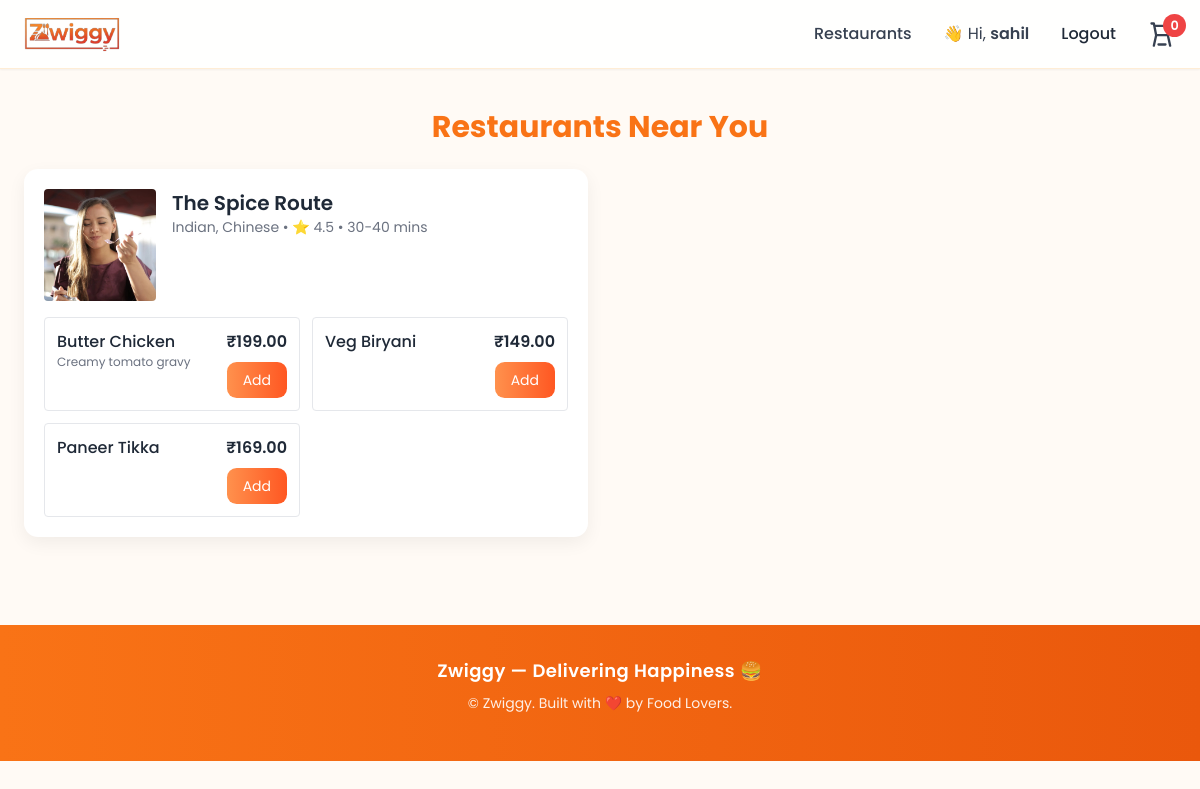
Page /restaurants/ (signed in) on the committed database.
### main/models.py (models this page shows, shortened)
class Restaurant(models.Model):
    name = models.CharField(max_length=150)
    cuisine = models.CharField(max_length=100, blank=True)
    rating = models.FloatField(default=4.0)
    delivery_time = models.CharField(max_length=30, default="30-40 mins")
    image = models.ImageField(upload_to='restaurants/', blank=True, null=True)

class MenuItem(models.Model):
    restaurant = models.ForeignKey(Restaurant, on_delete=models.CASCADE, related_name='menu_items')
    name = models.CharField(max_length=150)
    price = models.DecimalField(max_digits=8, decimal_places=2)
    description = models.TextField(blank=True)
    image = models.ImageField(upload_to='menu/', blank=True, null=True)

### main/views.py (the view)
# urls.py: path('restaurants/', views.restaurants, name='restaurants'),
def restaurants(request):
    restaurants = Restaurant.objects.prefetch_related('menu_items').all()
    cart_count = _get_cart_count(request)
    return render(request, 'main/restaurants.html', {
        'restaurants': restaurants,
        'cart_count': cart_count,
    })

### main/views.py (called while the page is built)
def _get_cart_count(request):
    if request.user.is_authenticated:
        return CartItem.objects.filter(user=request.user).aggregate(total=models.Sum('quantity'))['total'] or 0
    else:
        session_cart = request.session.get('cart', {})  # {item_id: qty}
        return sum(session_cart.values()) if session_cart else 0

### main/templates/main/restaurants.html (shortened to what this page needs)
{% extends 'main/base.html' %}
{% load static %}
{% block content %}
<h2 class="text-3xl font-bold text-orange-500 mb-6 text-center">Restaurants Near You</h2>
<div class="grid grid-cols-1 md:grid-cols-2 gap-6">
  {% for r in restaurants %}
  <div class="card bg-white p-5">
    <div class="flex gap-4">
      {% if r.image %}
        <img src="{{ r.image.url }}" class="w-28 h-28 object-cover rounded" alt="{{ r.name }}">
      {% else %}
        <img src="{% static 'main/images/placeholder.png' %}" class="w-28 h-28 object-cover rounded" alt="{{ r.name }}">
      {% endif %}
      <div>
        <h3 class="text-xl font-semibold">{{ r.name }}</h3>
        <p class="text-sm text-gray-500">{{ r.cuisine }} • ⭐ {{ r.rating }} • {{ r.delivery_time }}</p>
      </div>
    </div>
    {% if r.menu_items.all %}
      <div class="mt-4 grid grid-cols-1 sm:grid-cols-2 gap-3">
        {% for mi in r.menu_items.all %}
          <div class="p-3 rounded border">
            <div class="flex justify-between items-start">
              <div>
                <div class="font-medium">{{ mi.name }}</div>
                <div class="text-xs text-gray-500">{{ mi.description|truncatechars:60 }}</div>
              </div>
              <div class="text-right">
                <div class="font-semibold">₹{{ mi.price }}</div>
                <form action="{% url 'add_to_cart' mi.id %}" method="post" class="mt-2">
                  <button type="submit" class="text-sm btn-accent">Add</button>
                </form>
              </div>
            </div>
          </div>
        {% endfor %}
      </div>
    {% endif %}
  </div>
  {% empty %}
  <p class="text-gray-500">No restaurants yet</p>
  {% endfor %}
</div>
{% endblock %}

### main/templates/main/base.html (shortened to what this page needs)
{% load static %}
<!DOCTYPE html>
<html lang="en">
<head>
  <script src="https://cdn.tailwindcss.com"></script>
</head>
<body class="text-gray-800">
  <nav class="bg-white/90 backdrop-blur-sm sticky top-0 z-50 shadow-sm border-b border-orange-100">
    <div class="max-w-7xl mx-auto px-6 py-4 flex justify-between items-center">
      <a href="{% url 'home' %}" class="flex items-center space-x-2">
        <img src="{% static 'main/images/logo2.png' %}" alt="Zwiggy Logo" class="w-24">
      </a>
      <div class="hidden md:flex items-center gap-8">
        <a href="{% url 'restaurants' %}" class="text-gray-700 hover:text-orange-600 font-medium">Restaurants</a>
        {% if user.is_authenticated %}
          <span class="text-gray-700">👋 Hi, <span class="font-semibold">{{ user.username }}</span></span>
          <a href="{% url 'logout' %}" class="hover:text-orange-600 font-medium">Logout</a>
        {% else %}
          <a href="{% url 'login' %}" class="hover:text-orange-600 font-medium">Login</a>
          <a href="{% url 'signup' %}" class="btn-accent text-sm font-medium">Signup</a>
        {% endif %}
        <a href="{% url 'view_cart' %}" class="relative inline-flex items-center">
          <svg xmlns="http://www.w3.org/2000/svg" class="h-7 w-7 text-gray-700 hover:text-orange-600 transition" fill="none" viewBox="0 0 24 24" stroke="currentColor">
            <path stroke-linecap="round" stroke-linejoin="round" stroke-width="2"
              d="M3 3h2l.4 2M7 13h10l4-8H5.4M7 13L5.4 5M7 13l-2 9m12-9l2 9M9 21h6" />
          </svg>
          <span class="cart-badge">{{ cart_count|default:0 }}</span>
        </a>
      </div>
    </div>
  </nav>
  <main class="max-w-7xl mx-auto px-6 py-10">
    {% block content %}
    {% endblock %}
  </main>
  <footer class="bg-gradient-to-r from-orange-500 to-orange-600 text-white py-8 mt-12">
    <div class="max-w-7xl mx-auto text-center space-y-2">
      <h3 class="text-lg font-semibold tracking-wide">Zwiggy — Delivering Happiness 🍔</h3>
      <p class="text-sm opacity-90">© {{ now.year }} Zwiggy. Built with ❤️ by Food Lovers.</p>
      <div class="flex justify-center space-x-4 pt-2">

### main/templates/main/base.html (style rules this page uses)
body { font-family: 'Poppins', sans-serif; background: #fffaf5; }
.btn-accent { background: linear-gradient(90deg, #ff914d, #ff5722); color: #fff; padding: 0.5rem 1rem; border-radius: 0.6rem; transition: 0.3s; }
.cart-badge { background: #ef4444; color: #fff; border-radius: 999px; padding: 0.1rem 0.45rem; font-weight: 600; font-size: 0.8rem; position: absolute; top: -6px; right: -10px; }
.card { border-radius: 14px; box-shadow: 0 6px 18px rgba(0, 0, 0, 0.06); transition: transform 0.2s ease, box-shadow 0.2s ease; }

### rows in the picture
Restaurant: name "The Spice Route", cuisine "Indian, Chinese", rating "4.5", delivery_time "30-40 mins"
MenuItem: name "Butter Chicken", description "Creamy tomato gravy", price "199.00"
MenuItem: name "Veg Biryani", price "149.00"
MenuItem: name "Paneer Tikka", price "169.00"

### other values in the picture
{{ user.username }} "sahil"
{{ cart_count|default:0 }} "0"
